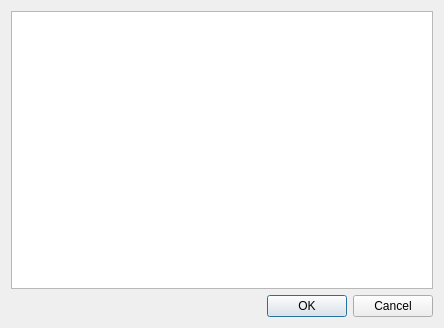
<?xml version="1.0" encoding="UTF-8"?>
<ui version="4.0">
 <class>DialogMailMessage</class>
 <widget class="QDialog" name="DialogMailMessage">
  <property name="geometry">
   <rect>
    <x>0</x>
    <y>0</y>
    <width>444</width>
    <height>328</height>
   </rect>
  </property>
  <property name="windowTitle">
   <string>E-Mail</string>
  </property>
  <layout class="QVBoxLayout" name="verticalLayout">
   <item>
    <widget class="QTextEdit" name="textEdit"/>
   </item>
   <item>
    <widget class="QDialogButtonBox" name="buttonBox">
     <property name="orientation">
      <enum>Qt::Horizontal</enum>
     </property>
     <property name="standardButtons">
      <set>QDialogButtonBox::Cancel|QDialogButtonBox::Ok</set>
     </property>
    </widget>
   </item>
  </layout>
 </widget>
 <resources/>
 <connections>
  <connection>
   <sender>buttonBox</sender>
   <signal>accepted()</signal>
   <receiver>DialogMailMessage</receiver>
   <slot>accept()</slot>
   <hints>
    <hint type="sourcelabel">
     <x>248</x>
     <y>254</y>
    </hint>
    <hint type="destinationlabel">
     <x>157</x>
     <y>274</y>
    </hint>
   </hints>
  </connection>
  <connection>
   <sender>buttonBox</sender>
   <signal>rejected()</signal>
   <receiver>DialogMailMessage</receiver>
   <slot>reject()</slot>
   <hints>
    <hint type="sourcelabel">
     <x>316</x>
     <y>260</y>
    </hint>
    <hint type="destinationlabel">
     <x>286</x>
     <y>274</y>
    </hint>
   </hints>
  </connection>
 </connections>
</ui>
